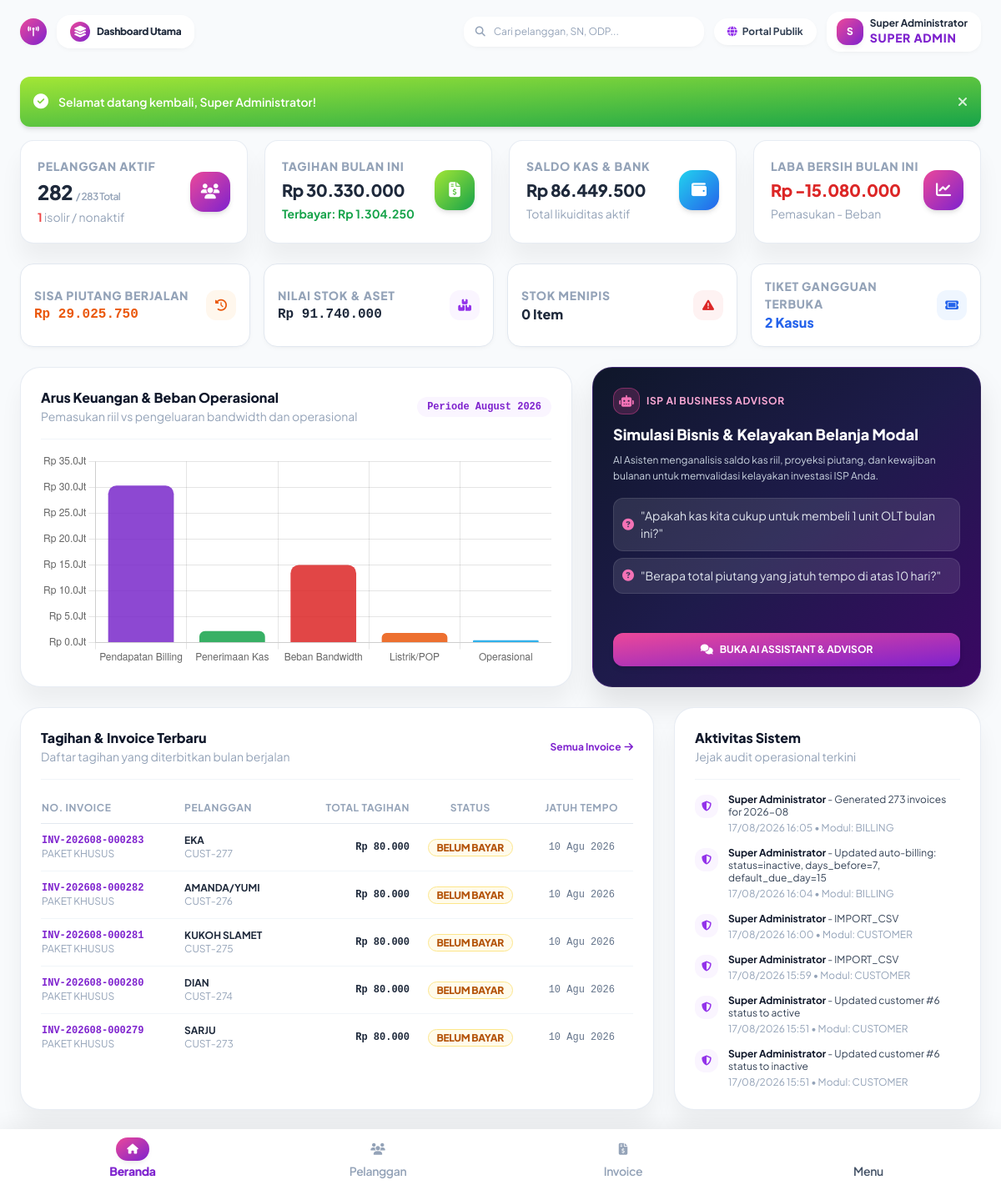
Before: /index.php?page=dashboard (signed in) with the older database file.
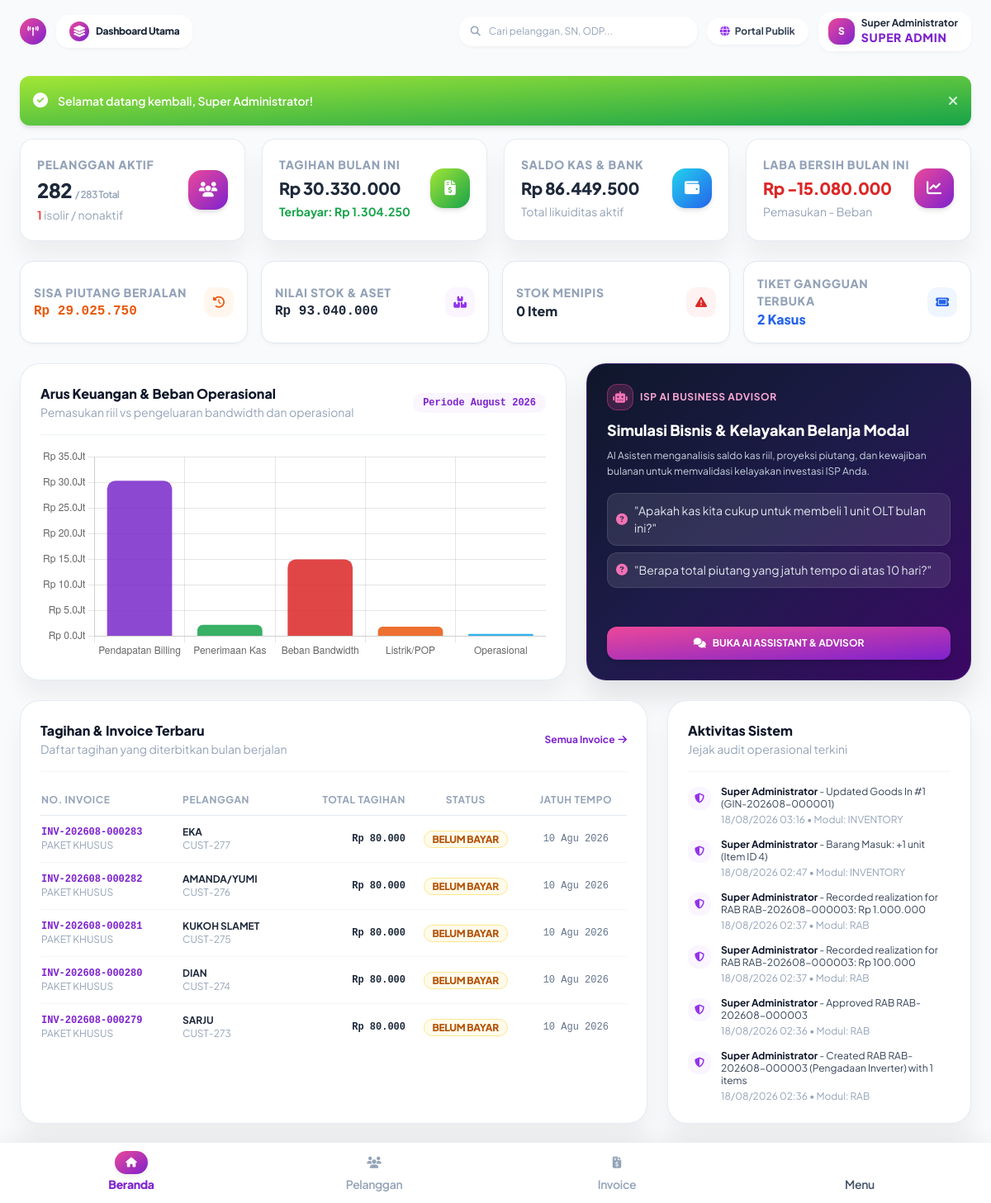
After: the same page with the newer database file.
### tables this page shows
CREATE TABLE invoices (
    id INTEGER PRIMARY KEY AUTOINCREMENT,
    invoice_no TEXT NOT NULL UNIQUE,
    customer_id INTEGER NOT NULL,
    billing_period TEXT NOT NULL, -- e.g. '2026-08'
    package_name_snapshot TEXT NOT NULL,
    subtotal INTEGER NOT NULL DEFAULT 0,
    discount INTEGER NOT NULL DEFAULT 0,
    tax INTEGER NOT NULL DEFAULT 0,
    additional_fee INTEGER NOT NULL DEFAULT 0,
    previous_balance INTEGER NOT NULL DEFAULT 0,
    grand_total INTEGER NOT NULL DEFAULT 0,
    paid_amount INTEGER NOT NULL DEFAULT 0,
    balance_due INTEGER NOT NULL DEFAULT 0,
    issue_date DATE NOT NULL,
    due_date DATE NOT NULL,
    payment_status TEXT NOT NULL DEFAULT 'unpaid', -- draft, unpaid, partially_paid, paid, overdue, cancelled, void
    payment_date DATETIME,
    payment_method TEXT,
    notes TEXT,
    created_by INTEGER,
    created_at DATETIME DEFAULT CURRENT_TIMESTAMP,
    updated_at DATETIME DEFAULT CURRENT_TIMESTAMP,
    FOREIGN KEY (customer_id) REFERENCES customers(id) ON DELETE CASCADE,
    FOREIGN KEY (created_by) REFERENCES users(id) ON DELETE SET NULL
);

CREATE TABLE customers (
    id INTEGER PRIMARY KEY AUTOINCREMENT,
    customer_no TEXT NOT NULL UNIQUE,
    name TEXT NOT NULL,
    phone TEXT NOT NULL,
    whatsapp TEXT,
    email TEXT,
    pic_id INTEGER,
    package_id INTEGER NOT NULL,
    location_id INTEGER,
    billing_cycle_id INTEGER NOT NULL,
    full_address TEXT NOT NULL,
    latitude REAL,
    longitude REAL,
    odp_point TEXT,
    pop_point TEXT,
    ip_address TEXT,
    pppoe_username TEXT,
    pppoe_password TEXT,
    installation_date DATE,
    activation_date DATE,
    billing_start_date DATE,
    status TEXT NOT NULL DEFAULT 'active', -- prospect, installation, active, suspended, inactive, terminated
    notes TEXT,
    created_at DATETIME DEFAULT CURRENT_TIMESTAMP,
    updated_at DATETIME DEFAULT CURRENT_TIMESTAMP,
    FOREIGN KEY (pic_id) REFERENCES customer_pics(id) ON DELETE SET NULL,
    FOREIGN KEY (package_id) REFERENCES internet_packages(id),
    FOREIGN KEY (location_id) REFERENCES locations(id) ON DELETE SET NULL,
    FOREIGN KEY (billing_cycle_id) REFERENCES billing_cycles(id)
);

CREATE TABLE activity_logs (
    id INTEGER PRIMARY KEY AUTOINCREMENT,
    user_id INTEGER,
    module TEXT NOT NULL,
    action TEXT NOT NULL,
    record_id TEXT,
    old_value TEXT,
    new_value TEXT,
    ip_address TEXT,
    user_agent TEXT,
    created_at DATETIME DEFAULT CURRENT_TIMESTAMP,
    FOREIGN KEY (user_id) REFERENCES users(id) ON DELETE SET NULL
);

CREATE TABLE users (
    id INTEGER PRIMARY KEY AUTOINCREMENT,
    role_id INTEGER NOT NULL,
    name TEXT NOT NULL,
    username TEXT NOT NULL UNIQUE,
    email TEXT NOT NULL UNIQUE,
    phone TEXT,
    password TEXT NOT NULL,
    status TEXT NOT NULL DEFAULT 'active', -- active, inactive, suspended
    avatar TEXT,
    last_login DATETIME,
    created_at DATETIME DEFAULT CURRENT_TIMESTAMP,
    updated_at DATETIME DEFAULT CURRENT_TIMESTAMP,
    FOREIGN KEY (role_id) REFERENCES roles(id)
);

### app/Controllers/DashboardController.php (called while the page is built, shortened)
<?php
require_once __DIR__ . '/../Helpers/Helper.php';
class DashboardController {
    public function index(): void {
        $pdo = getDbConnection();
        $currentMonth = date('Y-m');
        $stmtBill = $pdo->prepare("
            SELECT
                COUNT(*) as total_invoices,
                COALESCE(SUM(grand_total), 0) as total_amount,
                COALESCE(SUM(paid_amount), 0) as paid_amount,
                COALESCE(SUM(balance_due), 0) as unpaid_amount,
                COALESCE(SUM(CASE WHEN payment_status = 'overdue' THEN balance_due ELSE 0 END), 0) as overdue_amount
            FROM invoices
            WHERE billing_period = ?
        ");
        $stmtBill->execute([$currentMonth]);
        $billKpi = $stmtBill->fetch();
        $monthStart = date('Y-m-01');
        $monthEnd = date('Y-m-t');
        $stmtFin = $pdo->prepare("
            SELECT
                COALESCE(SUM(CASE WHEN type = 'income' THEN amount ELSE 0 END), 0) as total_income,
                COALESCE(SUM(CASE WHEN type = 'expense' THEN amount ELSE 0 END), 0) as total_expense
            FROM finance_transactions
            WHERE transaction_date BETWEEN ? AND ?
        ");
        $stmtFin->execute([$monthStart, $monthEnd]);
        $finKpi = $stmtFin->fetch();
        $inventoryValue = (int)$pdo->query("SELECT COALESCE(SUM(purchase_price * current_stock), 0) FROM inventory_items WHERE status = 'active'")->fetchColumn();
        $assetValue = (int)$pdo->query("SELECT COALESCE(SUM(current_value), 0) FROM assets WHERE status != 'disposed'")->fetchColumn();
        $recentInvoices = $pdo->query("
            SELECT i.*, c.name as customer_name, c.customer_no
            FROM invoices i
            JOIN customers c ON i.customer_id = c.id
            ORDER BY i.id DESC LIMIT 5
        ")->fetchAll();
        $recentLogs = $pdo->query("
            SELECT l.*, u.name as user_name
            FROM activity_logs l
            LEFT JOIN users u ON l.user_id = u.id
            ORDER BY l.id DESC LIMIT 6
        ")->fetchAll();
        require __DIR__ . '/../Views/dashboard/index.php';
        require __DIR__ . '/../Views/layouts/main.php';
    }
}

### app/Views/dashboard/index.php (the view, shortened to what the changed rows need)
<div class="grid grid-cols-1 sm:grid-cols-2 lg:grid-cols-4 gap-4 mb-6">
  <div class="p-4 bg-white rounded-2xl border border-slate-200 shadow-soft-xs flex items-center justify-between">
    <div>
      <span class="text-3xs text-slate-400 font-extrabold uppercase block tracking-wider">Nilai Stok & Aset</span>
      <span class="text-base font-extrabold text-slate-800 font-mono"><?php echo Helper::formatRupiah($inventoryValue + $assetValue); ?></span>
    </div>
  </div>
</div>
<div class="grid grid-cols-1 lg:grid-cols-12 gap-6">
  <div class="lg:col-span-8 bg-white rounded-3xl p-6 border border-slate-200/80 shadow-soft-xl">
    <div class="overflow-x-auto">
      <table class="w-full text-xs text-left">
        <thead>
          <tr class="border-b border-slate-200 text-slate-400 uppercase text-3xs tracking-wider">
            <th class="py-2.5 font-bold">No. Invoice</th>
            <th class="py-2.5 font-bold">Pelanggan</th>
            <th class="py-2.5 font-bold text-right">Total Tagihan</th>
            <th class="py-2.5 font-bold text-center">Status</th>
            <th class="py-2.5 font-bold text-center">Jatuh Tempo</th>
          </tr>
        </thead>
        <tbody class="divide-y divide-slate-100">
          <?php foreach ($recentInvoices as $inv): ?>
          <tr>
            <td class="py-3">
              <a href="<?php echo Helper::url('show_invoice', ['id' => $inv['id']]); ?>" class="font-bold text-purple-700 font-mono hover:underline block">
                <?php echo Helper::e($inv['invoice_no']); ?>
              </a>
              <span class="text-3xs text-slate-400"><?php echo Helper::e($inv['package_name_snapshot']); ?></span>
            </td>
            <td class="py-3">
              <span class="font-bold text-slate-800 block"><?php echo Helper::e($inv['customer_name']); ?></span>
              <span class="text-3xs text-slate-400"><?php echo Helper::e($inv['customer_no']); ?></span>
            </td>
            <td class="py-3 text-right font-bold text-slate-800 font-mono">
              <?php echo Helper::formatRupiah($inv['grand_total']); ?>
            </td>
            <td class="py-3 text-center">
              <?php echo Helper::statusBadge($inv['payment_status']); ?>
            </td>
            <td class="py-3 text-center text-slate-500 font-mono text-2xs">
              <?php echo Helper::formatDate($inv['due_date']); ?>
            </td>
          </tr>
          <?php endforeach; ?>
        </tbody>
      </table>
    </div>
  </div>
  <div class="lg:col-span-4 bg-white rounded-3xl p-6 border border-slate-200/80 shadow-soft-xl">
    <div class="space-y-3.5">
      <?php foreach ($recentLogs as $log): ?>
      <div class="flex items-start gap-3 text-xs">
        <div class="w-7 h-7 rounded-xl bg-purple-50 text-purple-600 flex items-center justify-center text-2xs mt-0.5 shrink-0">
          <i class="fa-solid fa-shield-halved"></i>
        </div>
        <div>
          <p class="text-xs text-slate-700 leading-tight">
            <span class="font-bold text-slate-900"><?php echo Helper::e($log['user_name'] ?? 'System'); ?></span>
            - <?php echo Helper::e($log['old_value'] ?? $log['new_value'] ?? $log['action']); ?>
          </p>
          <span class="text-3xs text-slate-400 block mt-1"><?php echo Helper::formatDate($log['created_at'], 'd/m/Y H:i'); ?> &bull; Modul: <?php echo Helper::e($log['module']); ?></span>
        </div>
      </div>
      <?php endforeach; ?>
    </div>
  </div>
</div>
<script>
document.addEventListener("DOMContentLoaded", function() {
  const ctx = document.getElementById("financeChart");
  if (ctx) {
    new Chart(ctx, {
      type: "bar",
      data: {
        labels: ["Pendapatan Billing", "Penerimaan Kas", "Beban Bandwidth", "Listrik/POP", "Operasional"],
        datasets: [{
          label: "Nominal (Rp)",
          data: [
            <?php echo $billKpi['total_amount']; ?>,
            <?php echo $finKpi['total_income']; ?>,
            15000000,
            1850000,
            450000
          ],
          backgroundColor: [
            "rgba(121, 40, 202, 0.85)",
            "rgba(22, 163, 74, 0.85)",
            "rgba(220, 38, 38, 0.85)",
            "rgba(234, 88, 12, 0.85)",
            "rgba(14, 165, 233, 0.85)"
          ],
          borderRadius: 10
        }]
      },
      options: {
        responsive: true,
        maintainAspectRatio: false,
        plugins: {
          legend: { display: false }
        },
        scales: {
          y: {
            beginAtZero: true,
            ticks: {
              callback: function(value) {
                return "Rp " + (value / 1000000).toFixed(1) + "Jt";
              }
            }
          }
        }
      }
    });
  }
});
</script>

### app/Helpers/Helper.php (shortened to what the changed rows need)
<?php
class Helper {
    public static function baseUrl(): string {
        $protocol = (!empty($_SERVER['HTTPS']) && $_SERVER['HTTPS'] !== 'off' || ($_SERVER['SERVER_PORT'] ?? 80) == 443) ? "https://" : "http://";
        $host = $_SERVER['HTTP_HOST'] ?? 'localhost';
        $scriptName = $_SERVER['SCRIPT_NAME'] ?? '';
        $dir = dirname($scriptName);
        if ($dir === '/' || $dir === '\\') {
            $dir = '';
        }
        return rtrim($protocol . $host . $dir, '/');
    }
    public static function url(string $page = '', array $params = []): string {
        $base = self::baseUrl();
        $query = [];
        if ($page !== '') {
            $query['page'] = $page;
        }
        $query = array_merge($query, $params);
        $queryString = http_build_query($query);
        return $base . '/index.php' . ($queryString ? '?' . $queryString : '');
    }
    public static function e(?string $value): string {
        return htmlspecialchars($value ?? '', ENT_QUOTES, 'UTF-8');
    }
    public static function formatRupiah(int|float $amount, bool $withSymbol = true): string {
        $formatted = number_format((float)$amount, 0, ',', '.');
        return $withSymbol ? 'Rp ' . $formatted : $formatted;
    }
    public static function formatDate(?string $dateString, string $format = 'd M Y'): string {
        $time = strtotime($dateString);
        $months = [
            1 => 'Januari', 2 => 'Februari', 3 => 'Maret', 4 => 'April',
            5 => 'Mei', 6 => 'Juni', 7 => 'Juli', 8 => 'Agustus',
            9 => 'September', 10 => 'Oktober', 11 => 'November', 12 => 'Desember'
        ];
        $shortMonths = [
            1 => 'Jan', 2 => 'Feb', 3 => 'Mar', 4 => 'Apr',
            5 => 'Mei', 6 => 'Jun', 7 => 'Jul', 8 => 'Agu',
            9 => 'Sep', 10 => 'Okt', 11 => 'Nov', 12 => 'Des'
        ];
        $d = date('j', $time);
        $m = (int)date('n', $time);
        $y = date('Y', $time);
        if ($format === 'd F Y') {
            return "$d {$months[$m]} $y";
        } elseif ($format === 'd M Y') {
            return "$d {$shortMonths[$m]} $y";
        } elseif ($format === 'd/m/Y H:i') {
            return date('d/m/Y H:i', $time);
        }
        return date($format, $time);
    }
    public static function statusBadge(string $status): string {
        $status = strtolower($status);
        $map = [
            'active' => ['bg' => 'bg-emerald-50 text-emerald-700 border-emerald-200', 'label' => 'Aktif'],
            'paid' => ['bg' => 'bg-emerald-50 text-emerald-700 border-emerald-200', 'label' => 'Lunas'],
            'completed' => ['bg' => 'bg-emerald-50 text-emerald-700 border-emerald-200', 'label' => 'Selesai'],
            'resolved' => ['bg' => 'bg-emerald-50 text-emerald-700 border-emerald-200', 'label' => 'Terselesaikan'],
            'approved' => ['bg' => 'bg-emerald-50 text-emerald-700 border-emerald-200', 'label' => 'Disetujui'],
            'unpaid' => ['bg' => 'bg-amber-50 text-amber-700 border-amber-200', 'label' => 'Belum Bayar'],
            'partially_paid' => ['bg' => 'bg-amber-50 text-amber-700 border-amber-200', 'label' => 'Bayar Sebagian'],
            'in_progress' => ['bg' => 'bg-blue-50 text-blue-700 border-blue-200', 'label' => 'Proses Realisasi'],
            'assigned' => ['bg' => 'bg-blue-50 text-blue-700 border-blue-200', 'label' => 'Ditugaskan'],
            'open' => ['bg' => 'bg-blue-50 text-blue-700 border-blue-200', 'label' => 'Terbuka'],
            'submitted' => ['bg' => 'bg-indigo-50 text-indigo-700 border-indigo-200', 'label' => 'Diajukan'],
            'draft' => ['bg' => 'bg-slate-100 text-slate-700 border-slate-200', 'label' => 'Draft'],
            'suspended' => ['bg' => 'bg-rose-50 text-rose-700 border-rose-200', 'label' => 'Isolir / Suspend'],
            'overdue' => ['bg' => 'bg-rose-50 text-rose-700 border-rose-200', 'label' => 'Jatuh Tempo'],
            'inactive' => ['bg' => 'bg-slate-100 text-slate-700 border-slate-200', 'label' => 'Nonaktif'],
            'terminated' => ['bg' => 'bg-rose-50 text-rose-700 border-rose-200', 'label' => 'Berhenti'],
            'cancelled' => ['bg' => 'bg-slate-100 text-slate-700 border-slate-200', 'label' => 'Dibatalkan'],
            'rejected' => ['bg' => 'bg-rose-50 text-rose-700 border-rose-200', 'label' => 'Ditolak'],
            'low_stock' => ['bg' => 'bg-amber-50 text-amber-700 border-amber-200', 'label' => 'Stok Menipis'],
            'out_of_stock' => ['bg' => 'bg-rose-50 text-rose-700 border-rose-200', 'label' => 'Habis'],
        ];
        $badge = $map[$status] ?? ['bg' => 'bg-slate-100 text-slate-700 border-slate-200', 'label' => ucfirst($status)];
        return sprintf(
            '<span class="%s border text-3xs font-extrabold px-2.5 py-0.5 rounded-full inline-block tracking-tight text-center uppercase leading-tight">%s</span>',
            $badge['bg'],
            htmlspecialchars($badge['label'])
        );
    }
}

Changed rows visible on the page:
no longer on this page (row unchanged): activity_logs: user.name "Super Administrator", new_value "Generated 273 invoices for 2026-08", created_at "17/08/2026 16:05", module "BILLING"
no longer on this page (row unchanged): activity_logs: user.name "Super Administrator", new_value "Updated auto-billing: status=inactive, days_before=7, default_due_day=15", created_at "17/08/2026 16:04", module "BILLING"
no longer on this page (row unchanged): activity_logs: user.name "Super Administrator", action "IMPORT_CSV", created_at "17/08/2026 16:00", module "CUSTOMER"
no longer on this page (row unchanged): activity_logs: user.name "Super Administrator", action "IMPORT_CSV", created_at "17/08/2026 15:59", module "CUSTOMER"
no longer on this page (row unchanged): activity_logs: user.name "Super Administrator", new_value "Updated customer #6 status to active", created_at "17/08/2026 15:51", module "CUSTOMER"
no longer on this page (row unchanged): activity_logs: user.name "Super Administrator", new_value "Updated customer #6 status to inactive", created_at "17/08/2026 15:51", module "CUSTOMER"
added activity_logs: user.name "Super Administrator", new_value "Updated Goods In #1 (GIN-202608-000001)", created_at "18/08/2026 03:16", module "INVENTORY"
added activity_logs: user.name "Super Administrator", new_value "Barang Masuk: +1 unit (Item ID 4)", created_at "18/08/2026 02:47", module "INVENTORY"
added activity_logs: user.name "Super Administrator", new_value "Recorded realization for RAB RAB-202608-000003: Rp 1.000.000", created_at "18/08/2026 02:37", module "RAB"
added activity_logs: user.name "Super Administrator", new_value "Recorded realization for RAB RAB-202608-000003: Rp 100.000", created_at "18/08/2026 02:37", module "RAB"
added activity_logs: user.name "Super Administrator", new_value "Approved RAB RAB-202608-000003", created_at "18/08/2026 02:36", module "RAB"
added activity_logs: user.name "Super Administrator", new_value "Created RAB RAB-202608-000003 (Pengadaan Inverter) with 1 items", created_at "18/08/2026 02:36", module "RAB"
Other visible differences:
Helper::formatRupiah($inventoryValue + $assetValue): "Rp 91.740.000" → "Rp 93.040.000"
